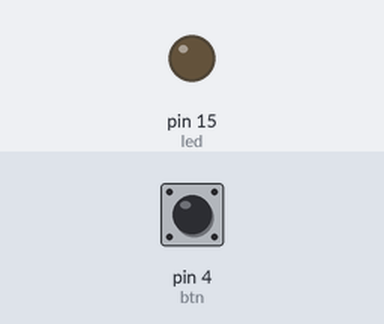
Bench run of a sketch on a simulated Arduino Uno, built for the host (arithmetic inside an expression is 32-bit, double 64-bit). Parts: output pins drawn as LEDs (lit = HIGH). The inputs (shaded band) are chosen by the test bench; at power-on: pin 4 (btn) LOW.

Above: at 1.2 s.
1.3 s: pin 4 (btn) pulled HIGH for 0.15 s
At 1.9 s:
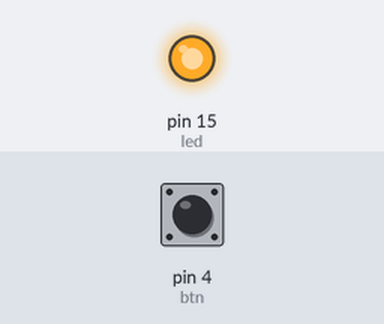
2.9 s: pin 4 (btn) pulled HIGH for 1 s
At 4.4 s:
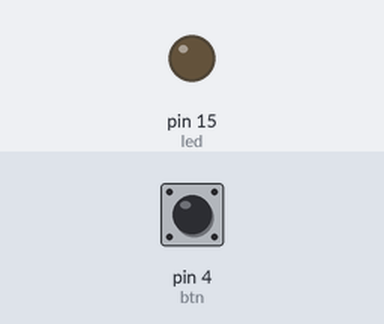
5.4 s: pin 4 (btn) pulled HIGH for 3.2 s
At 9.1 s:
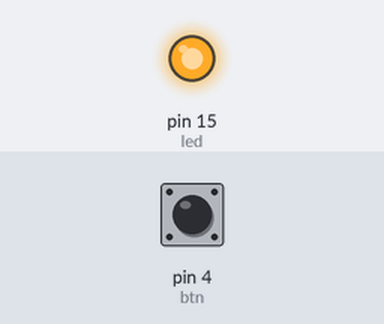
Timing chart, 0 to 10.6 s (numbered marks = the images above; inputs shaded):
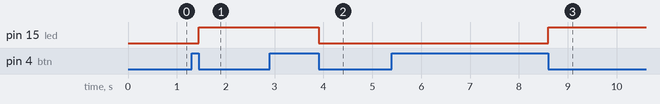

The sketch:

aula07-parte2.ino
```cpp
#define led 15
#define btn 4

bool  lerbot;
int estado_btn;
void setup() {
  Serial.begin(115200);
  pinMode(led,OUTPUT);
   pinMode(btn,INPUT_PULLDOWN);
  digitalWrite(led,LOW);
}

void loop() {
  lerbot=digitalRead(btn);
  if(lerbot){
    estado_btn=1;
  }
  if(lerbot==0 && estado_btn==1){
    estado_btn=0;
    digitalWrite(led,!digitalRead(led));
  }

}
```

Measured:
- after the input at 1.3 s, pin 15 (led): LOW → HIGH after 0.15 s
- after the input at 2.9 s, pin 15 (led): HIGH → LOW after 1.0 s
- after the input at 5.4 s, pin 15 (led): LOW → HIGH after 3.2 s
